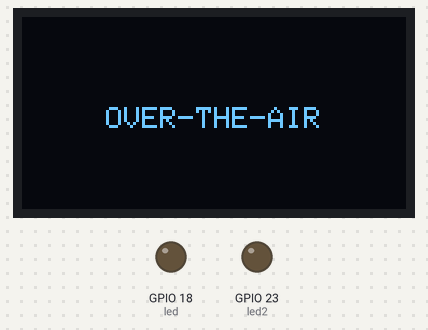
A sketch run on a simulated ESP32. On the bench: 128×64 one-colour display, output pins drawn as LEDs (lit = HIGH). WiFi joins after 1.5 s; servers stay silent unless stated; what the sketch prints to the serial monitor is not drawn.

Above: at 2.6 s.
At 66.09 s:
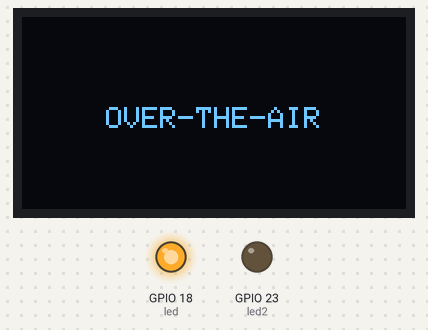
At 129.79 s:
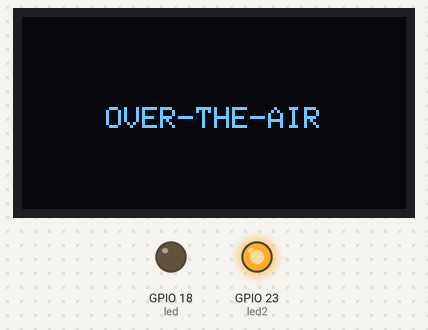
Timing chart, 0 to 130.0 s (numbered marks = the images above):
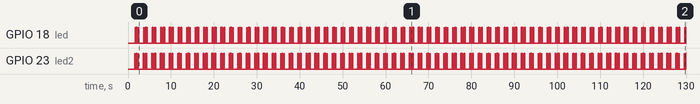

Measured:
- by itself, GPIO 18 (led), GPIO 23 (led2): repeats every 2.0 s: 4 × (LOW 0.15 s, HIGH 0.05 s), LOW 1.2 s, HIGH 0.05 s

The sketch:

ContohProgram.ino
```cpp
#include <WiFi.h>
#include <ArduinoOTA.h>
#include <Wire.h>
#include <Adafruit_GFX.h>
#include <Adafruit_SSD1306.h>

#define led 18
#define led2 23

#define SCREEN_WIDTH 128
#define SCREEN_HEIGHT 64
#define OLED_RESET -1

Adafruit_SSD1306 display(SCREEN_WIDTH, SCREEN_HEIGHT, &Wire, OLED_RESET);

const char* ssid = "GANTI SSID KAMU";
const char* password = "GANTI PASSWORD KAMU";

void setup(){
  Serial.begin(115200);
  // Letakkan kode SETUP kamu di bawah ini
  pinMode(led, OUTPUT);
  pinMode(led2, OUTPUT);

  // Setup WIFI (TIDAK USAH DIUBAH)
  WiFi.mode(WIFI_STA);
  WiFi.begin(ssid, password);
  while(WiFi.status() != WL_CONNECTED){
    delay(50);
    Serial.print(".");
  }

  // Setup OLED
  if(!display.begin(SSD1306_SWITCHCAPVCC, 0x3C)){
    for(;;);
  }

  // Setup OTA
  //ArduinoOTA.setHostname("ESP32 OTA"); //-> Menamai board ESP32 (OPSIONAL)
  //ArduinoOTA.setPassword("1234"); // -> Memasukkan password saat uppload program (OPSIONAL)
  ArduinoOTA.begin(); // -> Wajib dipakai saat upload program

  Serial.print("\nIP -> ");
  Serial.println(WiFi.localIP());

  // Setup OLED bisa diubah atau ga dipakai
  display.clearDisplay();
  display.setTextColor(SSD1306_WHITE);
  display.setTextSize(1);
  display.setCursor(28, 30);
  display.print("OVER-THE-AIR");
  display.display();

}

void loop(){
  ArduinoOTA.handle(); // Wajib dipakai saat upload program
  // Letakkan kode LOOP kamu di bawah ini
  for(int i = 0; i < 5; i++){
  digitalWrite(led2, HIGH);
  delay(50);
  digitalWrite(led2, LOW);
  delay(50);
  digitalWrite(led, HIGH);
  delay(50);
  digitalWrite(led, LOW);
  delay(50);
  }

  delay(1000);
}
```
